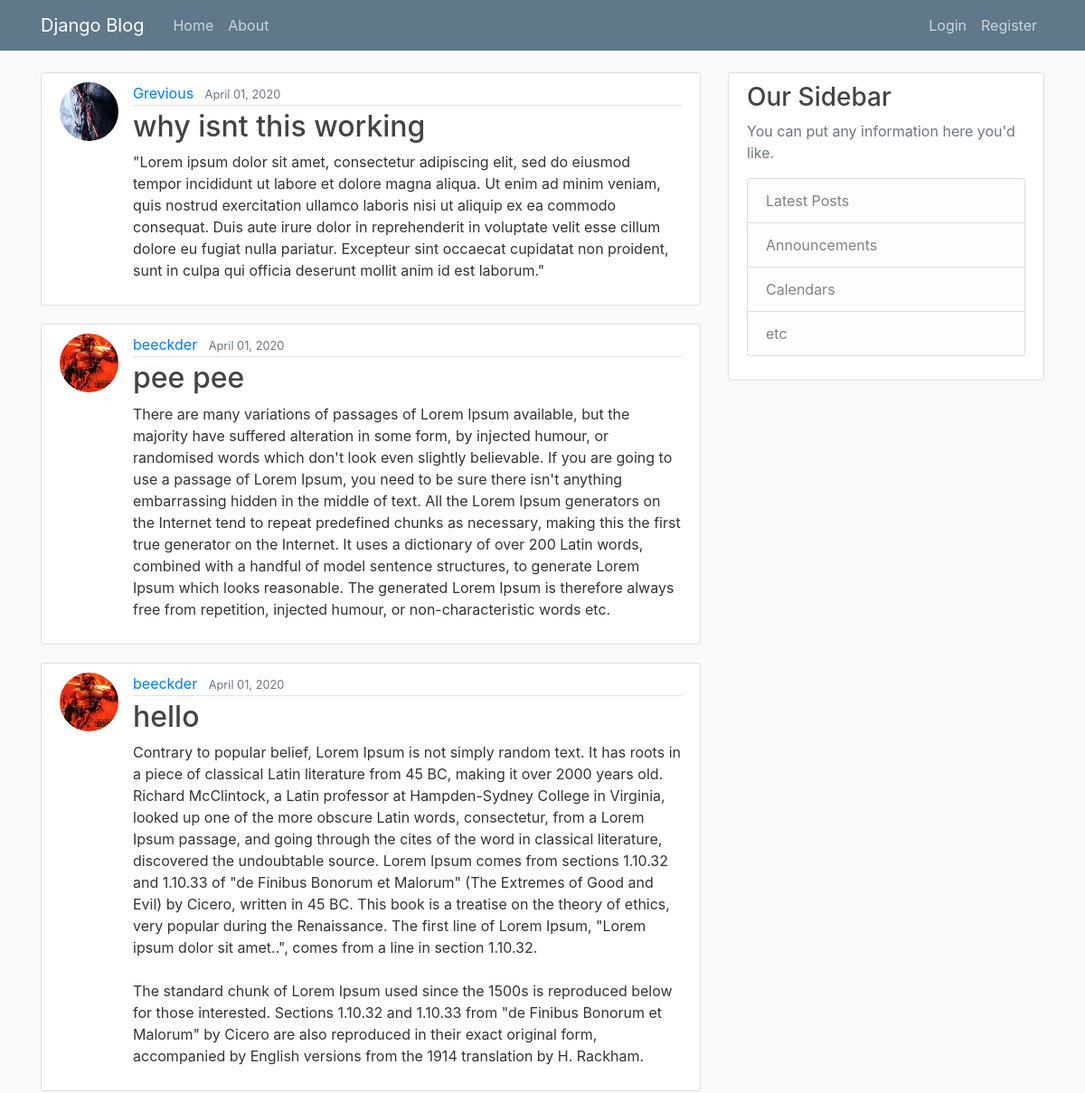
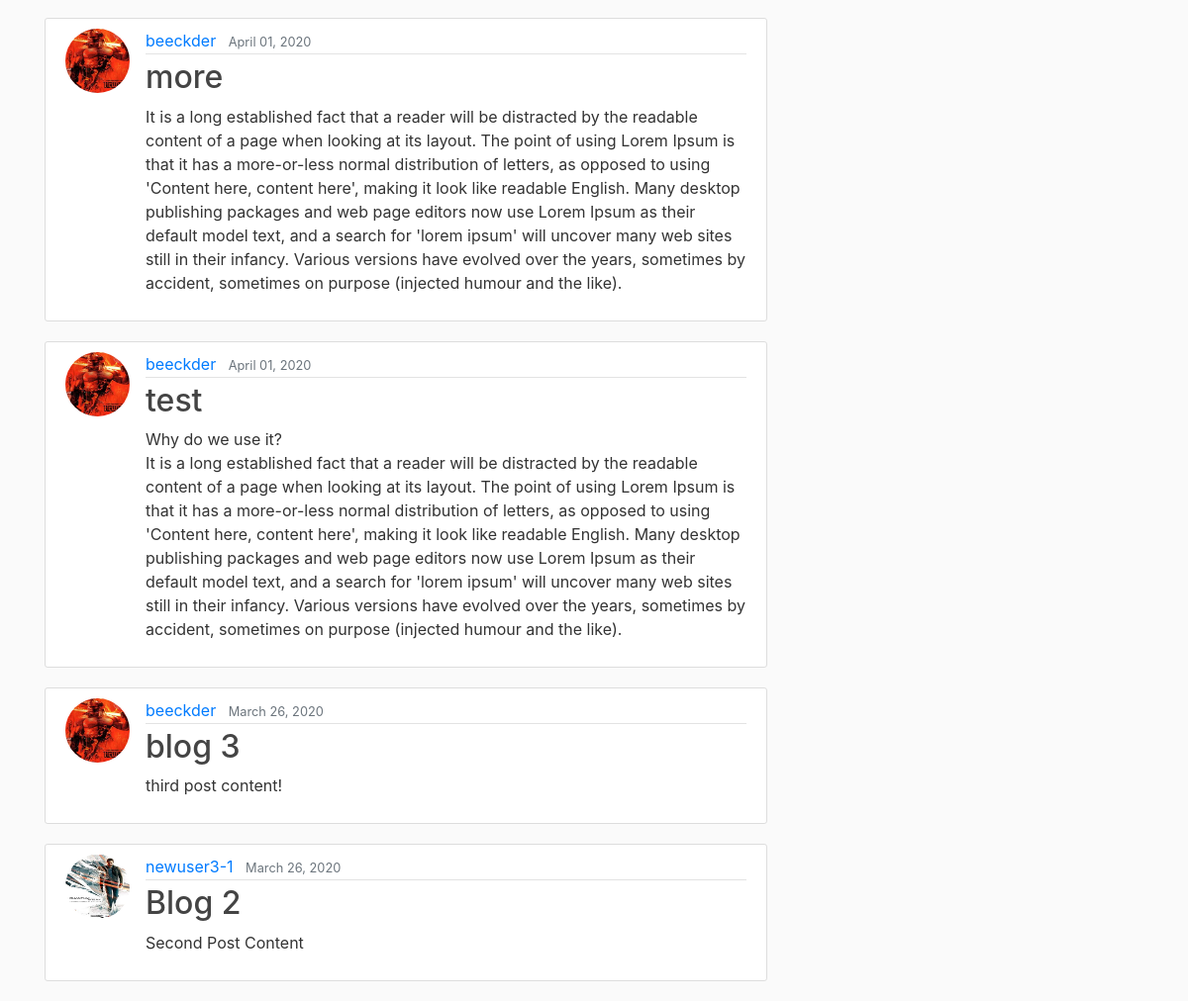
Before: / with the older database file (2 pictures, top to bottom).
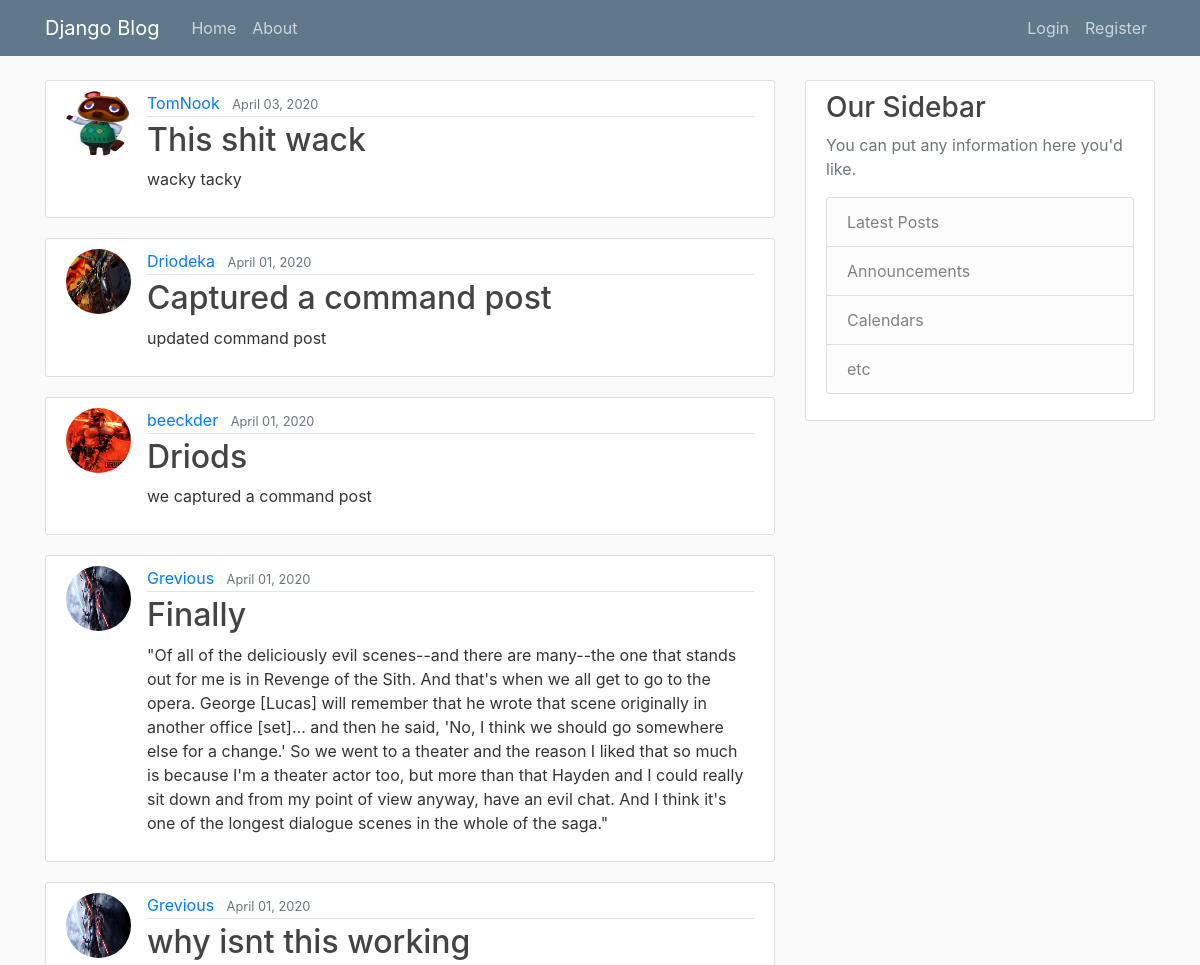
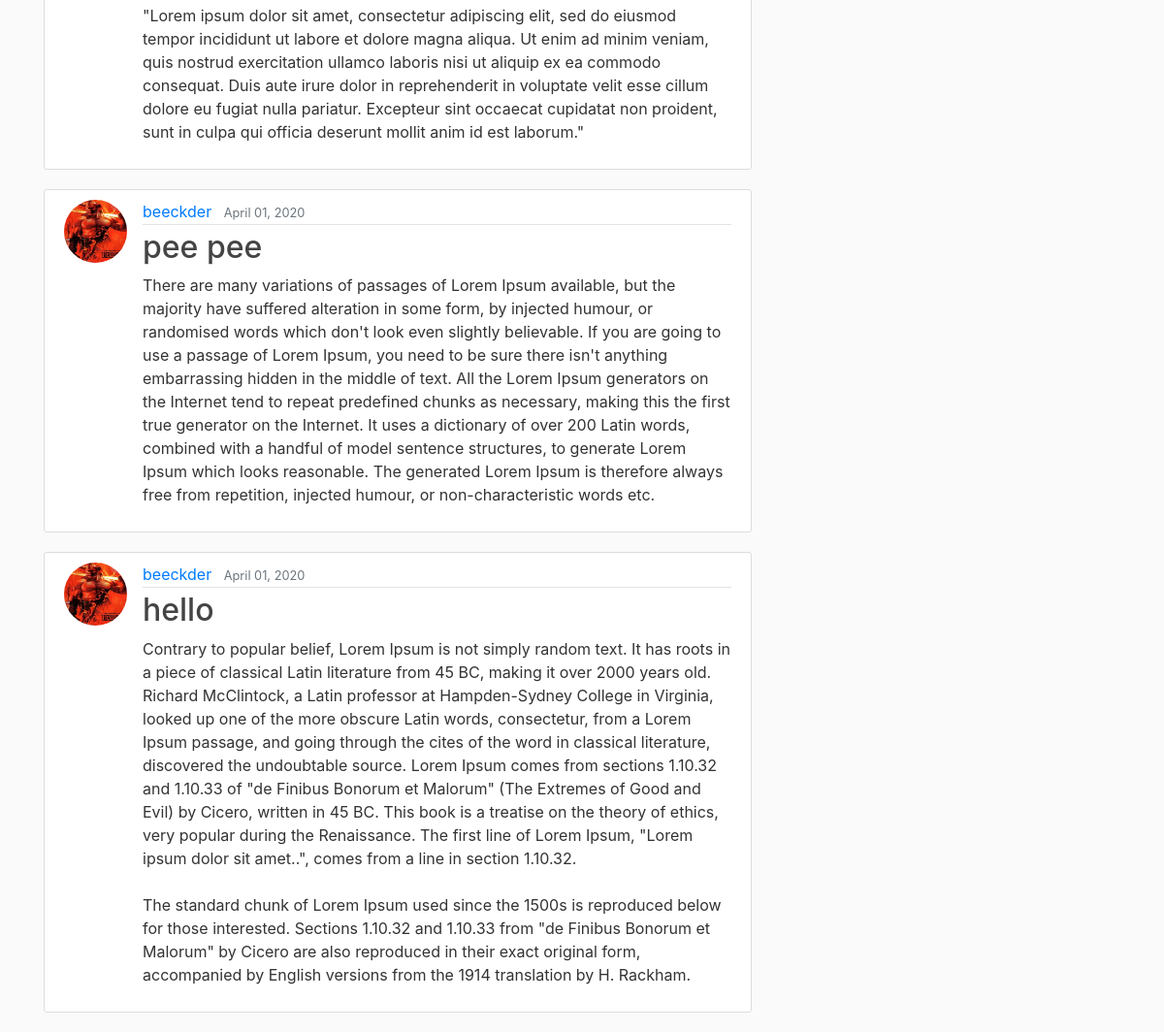
After: the same page with the newer database file (2 pictures, top to bottom).
### blog/models.py (models this page shows, shortened)
class Post(models.Model):
    title = models.CharField(max_length=100)
    content = models.TextField()
    date_posted = models.DateTimeField(default=timezone.now)
    author = models.ForeignKey(User, on_delete=models.CASCADE)

### users/models.py (models this page shows, shortened)
class Profile(models.Model):
    user = models.OneToOneField(User, on_delete=models.CASCADE)
    image = models.ImageField(default='default.jpg', upload_to='profile_pics')

### blog/views.py (the view)
# urls.py: path('', PostListView.as_view(), name='blog-home'),
class PostListView(ListView):
    model = Post
    template_name = 'blog/home.html'  # <app>/<model>_<viewtype>.html
    context_object_name = 'posts'
    ordering = ['-date_posted']
    paginate_by = 7

### blog/templates/blog/home.html
{% extends "blog/base.html" %}
{% block content %}
    {% for post in posts %}
        <article class="media content-section">
            <img class="rounded-circle article-img" src="{{ post.author.profile.image.url }}">
            <div class="media-body">
            <div class="article-metadata">
                <a class="mr-2" href="#">{{ post.author }}</a>
                <small class="text-muted">{{ post.date_posted|date:"F d, Y" }}</small>
            </div>
            <h2><a class="article-title" href="{% url 'post-detail' post.id %}">{{ post.title }}</a></h2>
            <p class="article-content">{{ post.content }}</p>
            </div>
        </article>
    {% endfor %}
{% endblock content %}

Changed rows visible on the page:
no longer on this page (row unchanged): Post: author.profile.image (picture), author "beeckder", date_posted "April 01, 2020", title "more", content "It is a long established fact that a reader will be distracted by the readable content of a page when looking at its layout. The point of using Lorem Ipsum is that it has a more-or-less normal distribution of letters, as opposed to using 'Content here, content here', making it look like readable English. Many desktop publishing packages and web page editors now use Lorem Ipsum as their default model text, and a search for 'lorem ipsum' will uncover many web sites still in their infancy. Various versions have evolved over the years, sometimes by accident, sometimes on purpose (injected humour and the like)."
no longer on this page (row unchanged): Post: author.profile.image (picture), author "beeckder", date_posted "April 01, 2020", title "test", content "Why do we use it? It is a long established fact that a reader will be distracted by the readable content of a page when looking at its layout. The point of using Lorem Ipsum is that it has a more-or-less normal distribution of letters, as opposed to using 'Content here, content here', making it look like readable English. Many desktop publishing packages and web page editors now use Lorem Ipsum as their default model text, and a search for 'lorem ipsum' will uncover many web sites still in their infancy. Various versions have evolved over the years, sometimes by accident, sometimes on purpose (injected humour and the like)."
no longer on this page (row unchanged): Post: author.profile.image (picture), author "beeckder", date_posted "March 26, 2020", title "blog 3", content "third post content!"
no longer on this page (row unchanged): Post: author.profile.image (picture), author "newuser3-1", date_posted "March 26, 2020", title "Blog 2", content "Second Post Content"
added Post: author.profile.image (picture), author "TomNook", date_posted "April 03, 2020", title "This shit wack", content "wacky tacky"
added Post: author.profile.image (picture), author "Driodeka", date_posted "April 01, 2020", title "Captured a command post", content "updated command post"
added Post: author.profile.image (picture), author "beeckder", date_posted "April 01, 2020", title "Driods", content "we captured a command post"
added Post: author.profile.image (picture), author "Grevious", date_posted "April 01, 2020", title "Finally", content "\"Of all of the deliciously evil scenes--and there are many--the one that stands out for me is in Revenge of the Sith. And that's when we all get to go to the opera. George [Lucas] will remember that he wrote that scene originally in another office [set]… and then he said, 'No, I think we should go somewhere else for a change.' So we went to a theater and the reason I liked that so much is because I'm a theater actor too, but more than that Hayden and I could really sit down and from my point of view anyway, have an evil chat. And I think it's one of the longest dialogue scenes in the whole of the saga.\""
